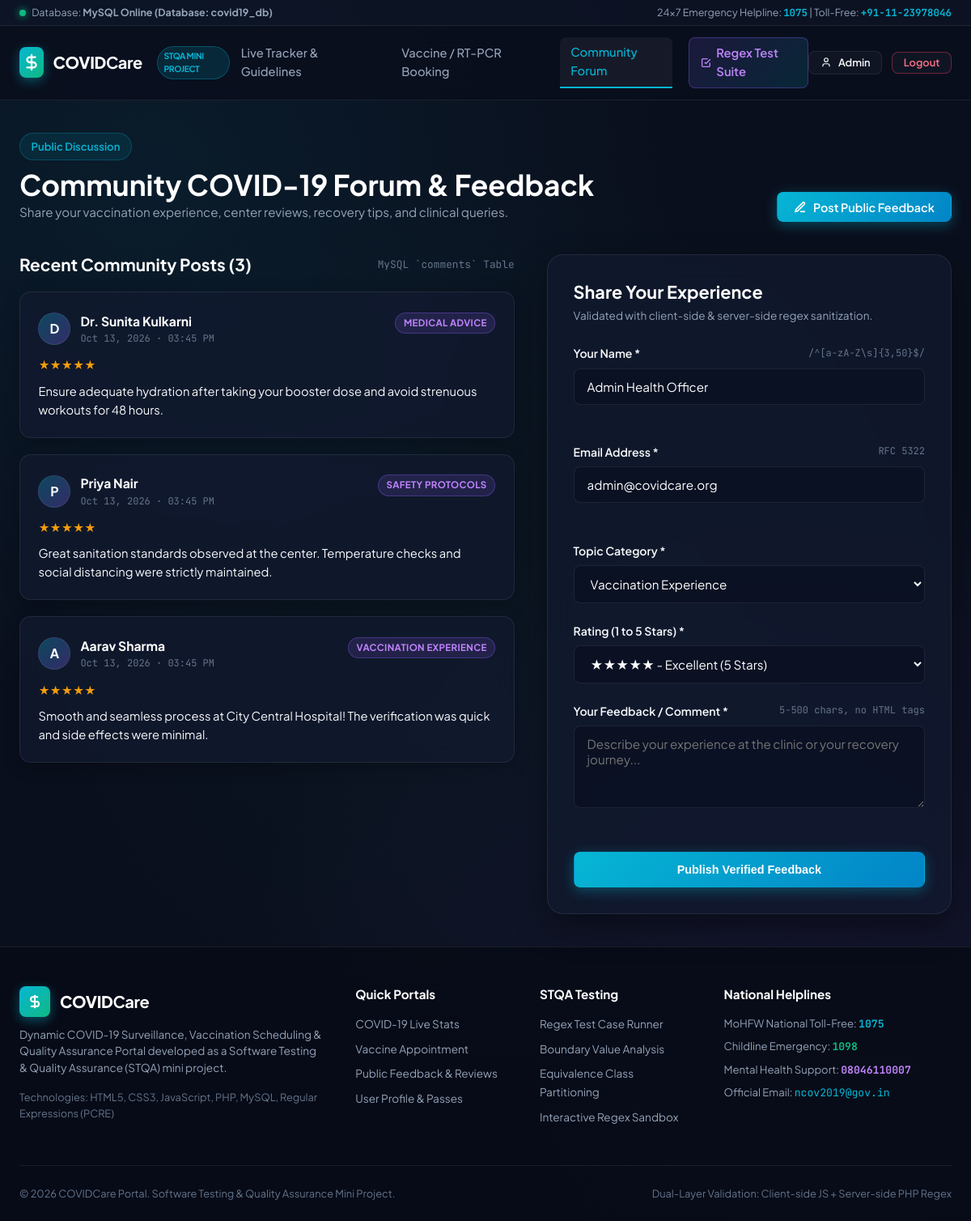
Page /comments.php (signed in) on the committed database.
### tables this page shows
CREATE TABLE IF NOT EXISTS `comments` (
  `id` INT AUTO_INCREMENT PRIMARY KEY,
  `user_id` INT NULL,
  `author_name` VARCHAR(100) NOT NULL,
  `author_email` VARCHAR(120) NOT NULL,
  `category` VARCHAR(50) NOT NULL,
  `rating` INT DEFAULT 5,
  `comment_text` TEXT NOT NULL,
  `created_at` DATETIME DEFAULT CURRENT_TIMESTAMP,
  FOREIGN KEY (`user_id`) REFERENCES `users`(`id`) ON DELETE SET NULL
);

### db.php (called while the page is built, shortened)
<?php
function getCurrentUser() {
    return isset($_SESSION['user']) ? $_SESSION['user'] : null;
}
function e($string) {
    return htmlspecialchars($string ?? '', ENT_QUOTES, 'UTF-8');
}

### comments.php (the view, shortened to what this page needs)
<?php
require_once __DIR__ . '/db.php';
$stmt = $db->query("SELECT * FROM comments ORDER BY id DESC LIMIT 50");
$comments = $stmt->fetchAll();
require_once __DIR__ . '/includes/header.php';
?>
<div class="container" style="padding: 2.5rem 1.5rem;">
  <div style="display: flex; justify-content: space-between; align-items: flex-end; flex-wrap: wrap; gap: 1rem; margin-bottom: 2.5rem;">
    <div>
      <span class="hero-pill" style="margin-bottom: 0.5rem;">Public Discussion</span>
      <h1 style="font-size: 2.2rem;">Community COVID-19 Forum & Feedback</h1>
      <p style="color: var(--text-muted); font-size: 0.95rem;">
        Share your vaccination experience, center reviews, recovery tips, and clinical queries.
      </p>
    </div>
    <div>
      <a href="#commentForm" class="btn btn-primary" id="btnJumpToPost">
        <svg width="16" height="16" viewBox="0 0 24 24" fill="none" stroke="currentColor" stroke-width="2.5"><path d="M12 20h9"></path><path d="M16.5 3.5a2.121 2.121 0 0 1 3 3L7 19l-4 1 1-4L16.5 3.5z"></path></svg>
        Post Public Feedback
      </a>
    </div>
  </div>
  <div style="display: grid; grid-template-columns: 1.1fr 0.9fr; gap: 2.5rem; align-items: flex-start;">
    <div>
      <div style="display: flex; justify-content: space-between; align-items: center; margin-bottom: 1.25rem;">
        <h3 style="font-size: 1.3rem;">Recent Community Posts (<?php echo count($comments); ?>)</h3>
        <span style="font-size: 0.8rem; color: var(--text-dim);" class="mono">MySQL `comments` Table</span>
      </div>
      <div style="display: flex; flex-direction: column; gap: 1.25rem;">
        <?php if (empty($comments)): ?>
          <div class="card" style="text-align: center; padding: 3rem;">
            <p style="color: var(--text-muted);">No comments submitted yet. Be the first citizen to post feedback!</p>
          </div>
        <?php else: ?>
          <?php foreach ($comments as $cmt): ?>
            <div class="card" style="padding: 1.4rem;">
              <div style="display: flex; justify-content: space-between; align-items: flex-start; margin-bottom: 0.75rem;">
                <div style="display: flex; align-items: center; gap: 0.75rem;">
                  <div style="width: 40px; height: 40px; border-radius: 50%; background: linear-gradient(135deg, rgba(6,182,212,0.3), rgba(139,92,246,0.3)); display: flex; align-items: center; justify-content: center; font-weight: 700; color: #ffffff; border: 1px solid var(--border-glass);">
                    <?php echo strtoupper(substr($cmt['author_name'], 0, 1)); ?>
                  </div>
                  <div>
                    <strong style="color: #ffffff; font-size: 0.98rem;"><?php echo e($cmt['author_name']); ?></strong>
                    <div style="font-size: 0.75rem; color: var(--text-dim);" class="mono">
                      <?php echo date('M d, Y · h:i A', strtotime($cmt['created_at'])); ?>
                    </div>
                  </div>
                </div>
                <div>
                  <span class="badge badge-purple" style="font-size: 0.72rem;"><?php echo e($cmt['category']); ?></span>
                </div>
              </div>
              <div style="color: #f59e0b; font-size: 0.85rem; margin-bottom: 0.6rem;">
                <?php for ($i = 0; $i < $cmt['rating']; $i++): ?>★<?php endfor; ?>
              </div>
              <p style="color: var(--text-main); font-size: 0.92rem; line-height: 1.55;">
                <?php echo nl2br(e($cmt['comment_text'])); ?>
              </p>
            </div>
          <?php endforeach; ?>
        <?php endif; ?>
      </div>
    </div>
    <div>
      <div class="form-card" style="margin: 0; padding: 2rem;">
        <div style="margin-bottom: 1.5rem;">
          <h3 style="font-size: 1.35rem; margin-bottom: 0.3rem;">Share Your Experience</h3>
          <p style="font-size: 0.85rem; color: var(--text-muted);">
            Validated with client-side & server-side regex sanitization.
          </p>
        </div>
        <form id="commentForm" method="POST" action="comments.php" novalidate>
          <div class="form-group">
            <label for="author_name" class="form-label">
              <span>Your Name *</span>
              <span class="regex-hint">/^[a-zA-Z\s]{3,50}$/</span>
            </label>
            <input type="text" id="author_name" name="author_name" class="form-control" placeholder="e.g. Priya Nair" value="<?php echo e($_POST['author_name'] ?? ($currentUser['full_name'] ?? '')); ?>" required>
            <div id="author_name-feedback" class="feedback-msg"></div>
          </div>
          <div class="form-group">
            <label for="author_email" class="form-label">
              <span>Email Address *</span>
              <span class="regex-hint">RFC 5322</span>
            </label>
            <input type="email" id="author_email" name="author_email" class="form-control" placeholder="e.g. priya.nair@example.com" value="<?php echo e($_POST['author_email'] ?? ($currentUser['email'] ?? '')); ?>" required>
            <div id="author_email-feedback" class="feedback-msg"></div>
          </div>
          <div class="form-group">
            <label for="category" class="form-label">
              <span>Topic Category *</span>
            </label>
            <select id="category" name="category" class="form-control">
              <option value="Vaccination Experience">Vaccination Experience</option>
            </select>
          </div>
          <div class="form-group">
            <label for="rating" class="form-label">
              <span>Rating (1 to 5 Stars) *</span>
            </label>
            <select id="rating" name="rating" class="form-control">
              <option value="5">★★★★★ - Excellent (5 Stars)</option>
            </select>
          </div>
          <div class="form-group">
            <label for="comment_text" class="form-label">
              <span>Your Feedback / Comment *</span>
              <span class="regex-hint">5-500 chars, no HTML tags</span>
            </label>
            <textarea id="comment_text" name="comment_text" rows="4" class="form-control" placeholder="Describe your experience at the clinic or your recovery journey..." required><?php echo e($_POST['comment_text'] ?? ''); ?></textarea>
            <div id="comment_text-feedback" class="feedback-msg"></div>
          </div>
          <button type="submit" class="btn btn-primary" style="width: 100%; padding: 0.85rem;" id="btnSubmitComment">
            Publish Verified Feedback
          </button>
        </form>
      </div>
    </div>
  </div>
</div>
<?php require_once __DIR__ . '/includes/footer.php'; ?>

### css/style.css (style rules this page uses)
:root { --bg-main: #0a0f1d; --bg-card: rgba(18, 26, 47, 0.75); --bg-card-hover: rgba(26, 38, 68, 0.85); --bg-elevated: #162038; --border-glass: rgba(255, 255, 255, 0.08); --border-focus: #06b6d4; --primary: #06b6d4; --primary-glow: rgba(6, 182, 212, 0.25); --accent-teal: #10b981; --accent-teal-glow: rgba(16, 185, 129, 0.25); --accent-purple: #8b5cf6; --accent-amber: #f59e0b; --accent-rose: #f43f5e; --text-main: #f8fafc; --text-muted: #94a3b8; --text-dim: #64748b; --radius-sm: 8px; --radius-md: 14px; --radius-lg: 20px; --radius-full: 9999px; --shadow-subtle: 0 4px 20px rgba(0, 0, 0, 0.25); --shadow-glow: 0 8px 32px rgba(6, 182, 212, 0.2); --transition-fast: 0.2s cubic-bezier(0.4, 0, 0.2, 1); --transition-smooth: 0.35s cubic-bezier(0.16, 1, 0.3, 1); }
*, *::before, *::after { box-sizing: border-box; margin: 0; padding: 0; }
body { font-family: 'Plus Jakarta Sans', -apple-system, BlinkMacSystemFont, 'Segoe UI', Roboto, sans-serif; background-color: var(--bg-main); background-image: radial-gradient(circle at 15% 15%, rgba(6, 182, 212, 0.08) 0%, transparent 40%), radial-gradient(circle at 85% 85%, rgba(139, 92, 246, 0.08) 0%, transparent 45%), radial-gradient(circle at 50% 50%, rgba(16, 185, 129, 0.04) 0%, transparent 60%); background-attachment: fixed; color: var(--text-main); line-height: 1.6; min-height: 100vh; display: flex; flex-direction: column; }
h1, h2, h3, h4, h5, h6 { font-weight: 700; color: #ffffff; line-height: 1.25; }
a { color: var(--primary); text-decoration: none; transition: color var(--transition-fast); }
.mono { font-family: 'JetBrains Mono', monospace; }
.container { max-width: 1240px; margin: 0 auto; padding: 0 1.5rem; width: 100%; }
.btn { display: inline-flex; align-items: center; justify-content: center; gap: 0.5rem; font-weight: 600; font-size: 0.9rem; padding: 0.6rem 1.25rem; border-radius: var(--radius-sm); border: 1px solid transparent; cursor: pointer; transition: all var(--transition-smooth); text-decoration: none; line-height: 1; }
.btn-primary { background: linear-gradient(135deg, #06b6d4, #0284c7); color: #ffffff; box-shadow: 0 4px 16px rgba(6, 182, 212, 0.35); }
.hero-pill { display: inline-flex; align-items: center; gap: 0.5rem; padding: 0.35rem 0.85rem; background: rgba(6, 182, 212, 0.1); border: 1px solid rgba(6, 182, 212, 0.25); border-radius: var(--radius-full); color: var(--primary); font-size: 0.82rem; font-weight: 600; margin-bottom: 1.25rem; }
.card { background: var(--bg-card); backdrop-filter: blur(12px); -webkit-backdrop-filter: blur(12px); border: 1px solid var(--border-glass); border-radius: var(--radius-md); padding: 1.5rem; transition: all var(--transition-smooth); box-shadow: var(--shadow-subtle); }
.form-card { max-width: 680px; margin: 2rem auto; background: var(--bg-card); backdrop-filter: blur(16px); border: 1px solid var(--border-glass); border-radius: var(--radius-lg); padding: 2.5rem; box-shadow: 0 16px 40px rgba(0, 0, 0, 0.4); }
.form-group { margin-bottom: 1.4rem; position: relative; }
.form-label { display: flex; justify-content: space-between; align-items: center; font-size: 0.88rem; font-weight: 600; color: var(--text-main); margin-bottom: 0.45rem; }
.form-label .regex-hint { font-size: 0.75rem; color: var(--text-dim); font-family: 'JetBrains Mono', monospace; font-weight: normal; }
.form-control { width: 100%; padding: 0.75rem 1rem; background: rgba(11, 17, 33, 0.7); border: 1px solid var(--border-glass); border-radius: var(--radius-sm); color: #ffffff; font-size: 0.95rem; font-family: inherit; transition: all var(--transition-fast); }
.feedback-msg { font-size: 0.78rem; margin-top: 0.35rem; display: flex; align-items: center; gap: 0.4rem; min-height: 1.2rem; transition: all var(--transition-fast); }
.badge { display: inline-flex; align-items: center; gap: 0.3rem; padding: 0.2rem 0.6rem; border-radius: var(--radius-full); font-size: 0.75rem; font-weight: 700; text-transform: uppercase; letter-spacing: 0.03em; }
.badge-purple { background: rgba(139, 92, 246, 0.15); color: #c084fc; border: 1px solid rgba(139, 92, 246, 0.35); }

### rows in the picture
comments: author_name "D", author_name "Dr. Sunita Kulkarni", created_at "Oct 13, 2026 · 03:45 PM", category "MEDICAL ADVICE", comment_text "Ensure adequate hydration after taking your booster dose and avoid strenuous workouts for 48 hours."
comments: author_name "P", author_name "Priya Nair", created_at "Oct 13, 2026 · 03:45 PM", category "SAFETY PROTOCOLS", comment_text "Great sanitation standards observed at the center. Temperature checks and social distancing were strictly maintained."
comments: author_name "A", author_name "Aarav Sharma", created_at "Oct 13, 2026 · 03:45 PM", category "VACCINATION EXPERIENCE", comment_text "Smooth and seamless process at City Central Hospital! The verification was quick and side effects were minimal."

### other values in the picture
$db_status_message "MySQL Online (Database: covid19_db)"
explode(' ', $currentUser['full_name'])[0] "Admin"
count($comments) "3"
